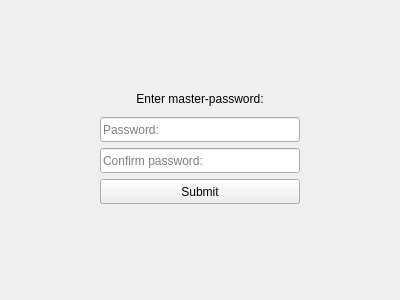
<?xml version="1.0" encoding="UTF-8"?>
<ui version="4.0">
 <class>RegisterWidget</class>
 <widget class="QWidget" name="RegisterWidget">
  <property name="geometry">
   <rect>
    <x>0</x>
    <y>0</y>
    <width>400</width>
    <height>300</height>
   </rect>
  </property>
  <property name="windowTitle">
   <string>Form</string>
  </property>
  <layout class="QGridLayout" name="gridLayout">
   <item row="0" column="1">
    <spacer name="verticalSpacer_2">
     <property name="orientation">
      <enum>Qt::Orientation::Vertical</enum>
     </property>
     <property name="sizeHint" stdset="0">
      <size>
       <width>20</width>
       <height>61</height>
      </size>
     </property>
    </spacer>
   </item>
   <item row="1" column="0">
    <spacer name="horizontalSpacer_7">
     <property name="orientation">
      <enum>Qt::Orientation::Horizontal</enum>
     </property>
     <property name="sizeHint" stdset="0">
      <size>
       <width>82</width>
       <height>20</height>
      </size>
     </property>
    </spacer>
   </item>
   <item row="1" column="1">
    <widget class="QLabel" name="label">
     <property name="minimumSize">
      <size>
       <width>200</width>
       <height>25</height>
      </size>
     </property>
     <property name="text">
      <string>Enter master-password:</string>
     </property>
     <property name="alignment">
      <set>Qt::AlignmentFlag::AlignCenter</set>
     </property>
    </widget>
   </item>
   <item row="1" column="2">
    <spacer name="horizontalSpacer_8">
     <property name="orientation">
      <enum>Qt::Orientation::Horizontal</enum>
     </property>
     <property name="sizeHint" stdset="0">
      <size>
       <width>82</width>
       <height>20</height>
      </size>
     </property>
    </spacer>
   </item>
   <item row="2" column="0">
    <spacer name="horizontalSpacer">
     <property name="orientation">
      <enum>Qt::Orientation::Horizontal</enum>
     </property>
     <property name="sizeHint" stdset="0">
      <size>
       <width>82</width>
       <height>20</height>
      </size>
     </property>
    </spacer>
   </item>
   <item row="2" column="1">
    <widget class="QLineEdit" name="PSWDlineEdit">
     <property name="minimumSize">
      <size>
       <width>200</width>
       <height>25</height>
      </size>
     </property>
     <property name="placeholderText">
      <string>Password:</string>
     </property>
    </widget>
   </item>
   <item row="2" column="2">
    <spacer name="horizontalSpacer_3">
     <property name="orientation">
      <enum>Qt::Orientation::Horizontal</enum>
     </property>
     <property name="sizeHint" stdset="0">
      <size>
       <width>82</width>
       <height>20</height>
      </size>
     </property>
    </spacer>
   </item>
   <item row="3" column="0">
    <spacer name="horizontalSpacer_2">
     <property name="orientation">
      <enum>Qt::Orientation::Horizontal</enum>
     </property>
     <property name="sizeHint" stdset="0">
      <size>
       <width>82</width>
       <height>20</height>
      </size>
     </property>
    </spacer>
   </item>
   <item row="3" column="1">
    <widget class="QLineEdit" name="PSWDREPEATlineEdit">
     <property name="minimumSize">
      <size>
       <width>200</width>
       <height>25</height>
      </size>
     </property>
     <property name="placeholderText">
      <string>Confirm password:</string>
     </property>
    </widget>
   </item>
   <item row="3" column="2">
    <spacer name="horizontalSpacer_4">
     <property name="orientation">
      <enum>Qt::Orientation::Horizontal</enum>
     </property>
     <property name="sizeHint" stdset="0">
      <size>
       <width>82</width>
       <height>20</height>
      </size>
     </property>
    </spacer>
   </item>
   <item row="4" column="0">
    <spacer name="horizontalSpacer_5">
     <property name="orientation">
      <enum>Qt::Orientation::Horizontal</enum>
     </property>
     <property name="sizeHint" stdset="0">
      <size>
       <width>82</width>
       <height>20</height>
      </size>
     </property>
    </spacer>
   </item>
   <item row="4" column="1">
    <widget class="QPushButton" name="SUBMITbtn">
     <property name="minimumSize">
      <size>
       <width>200</width>
       <height>25</height>
      </size>
     </property>
     <property name="text">
      <string>Submit</string>
     </property>
    </widget>
   </item>
   <item row="4" column="2">
    <spacer name="horizontalSpacer_6">
     <property name="orientation">
      <enum>Qt::Orientation::Horizontal</enum>
     </property>
     <property name="sizeHint" stdset="0">
      <size>
       <width>82</width>
       <height>20</height>
      </size>
     </property>
    </spacer>
   </item>
   <item row="5" column="1">
    <spacer name="verticalSpacer">
     <property name="orientation">
      <enum>Qt::Orientation::Vertical</enum>
     </property>
     <property name="sizeHint" stdset="0">
      <size>
       <width>20</width>
       <height>85</height>
      </size>
     </property>
    </spacer>
   </item>
  </layout>
 </widget>
 <resources/>
 <connections/>
</ui>
